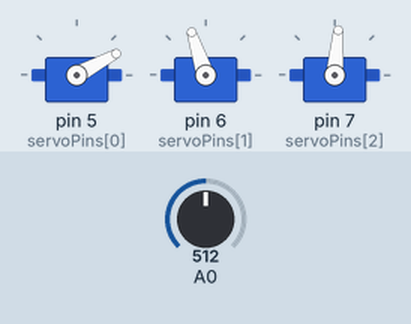
The sketch below on a simulated Arduino Uno, built with avr-gcc and run on an emulated ATmega328P. Shown: 3 × servo. The test bench sets the inputs (shaded band); at power-on: A0 = 512.

Above: at 2.0 s.
2.1 s: A0 set to 716
At 3.0 s:
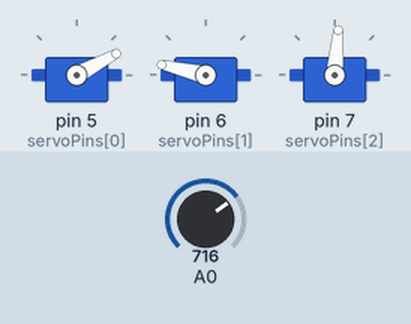
3.6 s: A0 set to 900
At 4.1 s:
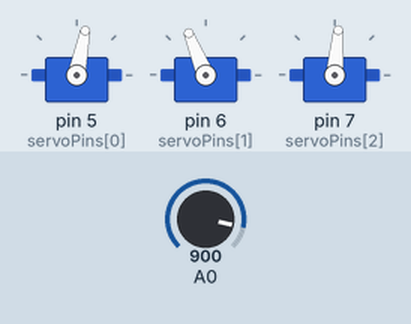
5.1 s: A0 set to 1023
At 6.3 s:
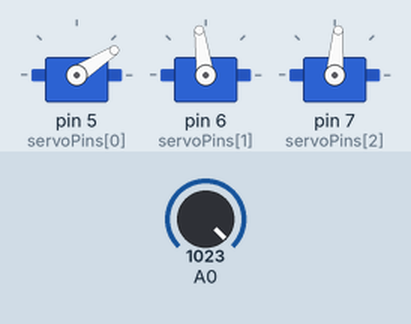
6.6 s: A0 set to 306
At 7.5 s:
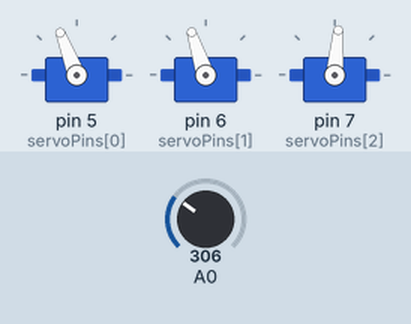
8.1 s: A0 set to 122
At 8.7 s:
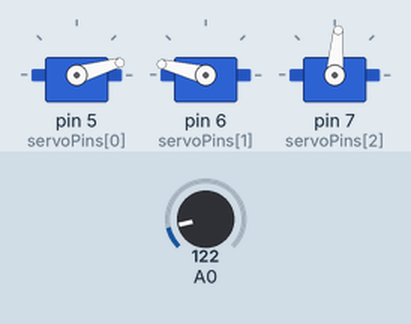
Timing chart, 0 to 10.6 s (numbered marks = the images above; inputs shaded):
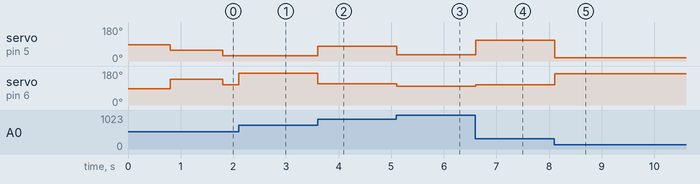

The sketch:

RobotArm.ino
```cpp
// zAxis points upward

#include <Servo.h>
#include <Adafruit_PWMServoDriver.h>//https://github.com/adafruit/Adafruit-PWM-Servo-Driver-Library

#define Pi 3.141592654

Adafruit_PWMServoDriver pca= Adafruit_PWMServoDriver(0x40);

Servo servos[3];
int servoPins[3] = {5, 6, 7};

double theta1 = 85.0; // 85 most allign
double theta2 = 85.0;
double theta3 = 85.0;

double theta1Prev = theta1;
double theta2Prev = theta2;
double theta3Prev = theta3;

//Constant for different parts of the robotArm
float armLength = 92.5;

float iP[3] = {150, 30, 0};
float fP[3] = {150, -30, 0};


void setup() {
  servos[0].attach(servoPins[0]);
  servos[1].attach(servoPins[1]);
  servos[2].attach(servoPins[2]);
  Serial.begin(9600);

  // can use servoDriver instead
  pca.begin();
  pca.setPWMFreq(60);

  // initialise the servo to a startup position
  servos[0].write(theta1);
  servos[1].write(theta2);
  servos[2].write(theta3);

  delay(800);
}


void loop() {

  // MovingSmoothly1(100, 0, 0);


  // MovingSmoothly2(iP, fP);

  // iP[0] = fP[0];
  // iP[1] = fP[1];
  // iP[2] = fP[2];


  drawParamatricEquation();


  // movingStraightLineWithPotentiometer();


  // movingTheArm(100, 0, 30);


  // forwardKinematics(theta1, theta2, theta3);

}


// set the magnitude of all three angle but not yet move it
void inverseKinematics(float x, float y, float z) {
  theta3 = atan(y/x);

  float newX = sqrt(x*x + y*y);

  double theta1A = atan(z/newX);

  float l1 = sqrt(z*z + newX*newX);

  theta2 = acos((-(l1*l1 - armLength*armLength - armLength*armLength))/(2*armLength*armLength));

  double theta1B = (Pi - theta2)/2;

  theta1 = theta1A + theta1B;

  // theta1 = radToAngle(theta1);
  // theta2 = radToAngle(theta2);
  // theta3 = radToAngle(theta3);

  // Serial.print("theta1: ");
  // Serial.println(theta1);
  // Serial.print("theta2: ");
  // Serial.println(theta2);
  // Serial.print("theta3: ");
  // Serial.println(theta3);
  // Serial.println(" ");

//   delay(1000);
}


void movingTheArm(float x, float y, float z) {
  inverseKinematics(x, y, z);

  // the angle needs e434to be converted to degrees first
  theta1 = radToAngle(theta1);
  theta2 = radToAngle(theta2);
  theta3 = radToAngle(theta3);

  servos[0].write(theta1 -5); // -5 to consider the servo's initial offset
  servos[1].write(180-theta2 + (90-theta1) -5);
  servos[2].write(90-theta3 -5);
}


void movingStraightLineWithPotentiometer() {
  float potx = analogRead(A0);
  float poty = analogRead(A0);
  float potz = analogRead(A0);

  potx = map(potx, 0, 1023, 70, 190);
  poty = map(poty, 0, 1023, -100, 100);
  potz = map(potz, 0, 1023, 0, 140);

  movingTheArm(potx, 0, 30); // when z=0 -> 140
}


void MovingSmoothly1(float x, float y, float z) {
  inverseKinematics(x, y, z);

  // the angle needs to be converted to degrees first
  theta1 = radToAngle(theta1);
  theta2 = radToAngle(theta2);
  theta3 = radToAngle(theta3);

  smoothMoveFromAToB(theta1Prev, theta1, 0);
  smoothMoveFromAToB(180-theta2Prev + (90-theta1Prev), 180-theta2 + (90-theta1), 1);
  smoothMoveFromAToB(90-theta3Prev, 90-theta3, 2);

  theta1Prev = theta1;
  theta2Prev = theta2;
  theta3Prev = theta3;
}


void MovingSmoothly2(float initialPosition[3], float finalPosition[3]) {

  float x1 = initialPosition[0], y1 = initialPosition[1], z1 = initialPosition[2];
  float x2 = finalPosition[0], y2 = finalPosition[1], z2 = finalPosition[2];

  movingTheArm(x1, y1, z1); // set the postion to the initialPosition first
  delay(1000);

  float ratioA = 0.0;
  float steps = 0.0;

  // float distance = sqrt((x2-x1)*(x2-x1) + (y2-y1)*(y2-y1) + (z2-z1)*(z2-z1));
  float displacementVector[] = {(x2-x1), (y2-y1), (z2-z1)};
  // float vectorFromAToB[] = {0.0, 0.0, 0.0};

  while(steps < (1.0 - 0.01)) {
    steps = 0.97*ratioA + 0.03*1;
    float vectorFromAToB[] = {(ratioA*displacementVector[0] + x1) ,(ratioA*displacementVector[1] + y1), (ratioA*displacementVector[2] + z1)}; // vector ratio theorem
    movingTheArm(vectorFromAToB[0], vectorFromAToB[1], vectorFromAToB[2]);
    Serial.println(vectorFromAToB[0]);
    ratioA = steps;
    delay(20);
    // if (ratioA > 0.5 - 0.01) { // bascially the ideas is for when a=0.5
    //   delay(10000); // pause at the midpoint, for finding out where is the midpoint
    // }
  }
}

// three functions need to be coded
void MovingSmoothlyWithPotentiometer(float initialPosition[3], float finalPosition[3]) {

  float x1 = initialPosition[0], y1 = initialPosition[1], z1 = initialPosition[2];
  float x2 = finalPosition[0], y2 = finalPosition[1], z2 = finalPosition[2];

  movingTheArm(x1, y1, z1); // set the postion to the initialPosition first
  delay(1000);

  float ratioA = 0.0;
  float steps = 0.0;

  // float distance = sqrt((x2-x1)*(x2-x1) + (y2-y1)*(y2-y1) + (z2-z1)*(z2-z1));
  float displacementVector[] = {(x2-x1), (y2-y1), (z2-z1)};
  // float vectorFromAToB[] = {0.0, 0.0, 0.0};

  while(steps < (1.0 - 0.01)) {
    steps = 0.97*ratioA + 0.03*1;
    float vectorFromAToB[] = {(ratioA*displacementVector[0] + x1) ,(ratioA*displacementVector[1] + y1), (ratioA*displacementVector[2] + z1)}; // vector ratio theorem
    movingTheArm(vectorFromAToB[0], vectorFromAToB[1], vectorFromAToB[2]);
    Serial.println(vectorFromAToB[0]);
    ratioA = steps;
    delay(20);
    // if (ratioA > 0.5 - 0.01) { // bascially the ideas is for when a=0.5
    //   delay(10000); // pause at the midpoint, for finding out where is the midpoint
    // }
  }
}


void Moving_In_a_Line(float initialPosition[3], float finalPosition[3]) {

  float x1 = initialPosition[0], y1 = initialPosition[1], z1 = initialPosition[2];
  float x2 = finalPosition[0], y2 = finalPosition[1], z2 = finalPosition[2];

  movingTheArm(x1, y1, z1); // set the postion to the initialPosition first
  delay(1000);

  float ratioA = 0.0;
  float steps = 0.0;

  // float distance = sqrt((x2-x1)*(x2-x1) + (y2-y1)*(y2-y1) + (z2-z1)*(z2-z1));
  float displacementVector[] = {(x2-x1), (y2-y1), (z2-z1)};
  // float vectorFromAToB[] = {0.0, 0.0, 0.0};

  while(steps < (1.0 - 0.01)) {
    steps = 0.97*ratioA + 0.03*1;
    float vectorFromAToB[] = {(ratioA*displacementVector[0] + x1) ,(ratioA*displacementVector[1] + y1), (ratioA*displacementVector[2] + z1)}; // vector ratio theorem
    movingTheArm(vectorFromAToB[0], vectorFromAToB[1], vectorFromAToB[2]);
    Serial.println(vectorFromAToB[0]);
    ratioA = steps;
    delay(20);
    // if (ratioA > 0.5 - 0.01) { // bascially the ideas is for when a=0.5
    //   delay(10000); // pause at the midpoint, for finding out where is the midpoint
    // }
  }
}


void Moving_In_a_Line_WithPotentiometer(float initialPosition[3], float finalPosition[3]) {

  float x1 = initialPosition[0], y1 = initialPosition[1], z1 = initialPosition[2];
  float x2 = finalPosition[0], y2 = finalPosition[1], z2 = finalPosition[2];

  movingTheArm(x1, y1, z1); // set the postion to the initialPosition first
  delay(1000);

  float ratioA = 0.0;
  float steps = 0.0;

  // float distance = sqrt((x2-x1)*(x2-x1) + (y2-y1)*(y2-y1) + (z2-z1)*(z2-z1));
  float displacementVector[] = {(x2-x1), (y2-y1), (z2-z1)};
  // float vectorFromAToB[] = {0.0, 0.0, 0.0};

  while(steps < (1.0 - 0.01)) {
    steps = 0.97*ratioA + 0.03*1;
    float vectorFromAToB[] = {(ratioA*displacementVector[0] + x1) ,(ratioA*displacementVector[1] + y1), (ratioA*displacementVector[2] + z1)}; // vector ratio theorem
    movingTheArm(vectorFromAToB[0], vectorFromAToB[1], vectorFromAToB[2]);
    Serial.println(vectorFromAToB[0]);
    ratioA = steps;
    delay(20);
    // if (ratioA > 0.5 - 0.01) { // bascially the ideas is for when a=0.5
    //   delay(10000); // pause at the midpoint, for finding out where is the midpoint
    // }
  }
}


bool init1 = true;

void drawParamatricEquation() {
  float startingPoint[3] = {100, 0, 10}; // randomly start at a point

  if (init1) { // only run once when first initislise
    movingTheArm(startingPoint[0], startingPoint[1], startingPoint[2]);
    delay(1000);
  }
  double t = analogRead(A0); // parameter of a paramatric equation
  // t = map(t, 0, 1023, 0, 50); // for y=x or y=-x
  // t = map(t, 0, 1023, -18, 18); // for y=(x*x)/12
  // t = map(t, 0, 1023, 0, 20*Pi); // for y*y + x*x = 40*40
  t = map(t, 0, 1023, 2, 14); // for heart

  // movingTheArm(startingPoint[0] + t, 0, startingPoint[2] + t); // equation of y=x
  // movingTheArm(startingPoint[0] + t, 0, startingPoint[2] - t); // equation of y=-x
  // movingTheArm(startingPoint[0] + 2*t, 0, startingPoint[2] + (t*t)/3); // equation of y=(x*x)/12
  // movingTheArm(startingPoint[0] + 40*cos(t/(2*Pi)), 0, startingPoint[2] + 40*sin(t/(2*Pi))); // equation of y*y + x*x = 40*40
  movingTheArm(startingPoint[0] + 4*16*sin(t)*sin(t)*sin(t), 0, startingPoint[2] + 4*(13*cos(t) - 5*cos(2*t) - 2*cos(3*t) - cos(4*t))); // equation of a heart


  init1 = false;
}


// just mainly for checking if the IK is correct
// accept angle as degree and in the function convert to radians
void forwardKinematics(double angle1, double angle2, double angle3) {
  angle1 = angleToRad(angle1);
  angle2 = angleToRad(angle2);
  angle3 = angleToRad(angle3);

  double angle2Corr = angle2 - Pi + angle1;

  float armX = cos(angle1)*armLength + cos(angle2Corr)*armLength;
  float forwardKinematicsX = armX*cos(angle3);
  float forwardKinematicsZ = sin(angle1)*armLength + sin(angle2Corr)*armLength;
  float forwardKinematicsY = forwardKinematicsX*tan(angle3);

  Serial.print("X: ");
  Serial.println(forwardKinematicsX);
  Serial.print("Y: ");
  Serial.println(forwardKinematicsY);
  Serial.print("Z: ");
  Serial.println(forwardKinematicsZ);
  Serial.println(" ");

  delay(1000);
}


// rad to angle/angle to rad functions
double radToAngle(double angle) {
  return (angle*180)/Pi;
}
double angleToRad(double angle) {
  return (angle/180)*Pi;
}


// constant for microsecond conversion
int zeroDegree = 544;
int oneEightyDegree = 2400;
int angleValue = 90; // servo start at 90 when first initilise

float angleSmoothed = 0;

void smoothMoveFromAToB(float initialAngle, float finalAngle, int servoID) {
  // convert to microsecond
  initialAngle = map(initialAngle, 0, 180, 544, 2400);
  finalAngle = map(finalAngle, 0, 180, 544, 2400);

  if (finalAngle >= initialAngle) {
    while (initialAngle < (finalAngle-5)) { // -5 is a offset for terminating the while loop, or else, it may infinitely appraoch the number and don't exit the loop
      angleSmoothed = (0.97*initialAngle) + (0.03*finalAngle); // in microosecond
      // Serial.println(angleSmoothed);
      servos[servoID].writeMicroseconds(angleSmoothed);
      initialAngle = angleSmoothed;
      delay(5);
    }
  } else {
    while (finalAngle < (initialAngle-5)) {  // -5 is a offset for terminating the while loop, or else, it may infinitely appraoch the number and don't exit the loop
      angleSmoothed = (0.97*initialAngle) + (0.03*finalAngle); // in microosecond
      // Serial.println(angleSmoothed);
      servos[servoID].writeMicroseconds(angleSmoothed);
      initialAngle = angleSmoothed;
      delay(5);
    }
  }
}
```

Measured:
- after the input at 2.1 s, servo on pin 6 (servoPins[1]): 108° → 167° at once
- after the input at 3.6 s, servo on pin 5 (servoPins[0]): 28° → 79° at once; servo on pin 6 (servoPins[1]): 167° → 112° at once
- after the input at 5.1 s, servo on pin 5 (servoPins[0]): 79° → 33° at once; servo on pin 6 (servoPins[1]): 112° → 98° at once
- after the input at 6.6 s, servo on pin 5 (servoPins[0]): 33° → 111° at once; servo on pin 6 (servoPins[1]): 98° → 108° at once
- after the input at 8.1 s, servo on pin 5 (servoPins[0]): 111° → 16° at once; servo on pin 6 (servoPins[1]): 108° → 166° at once
